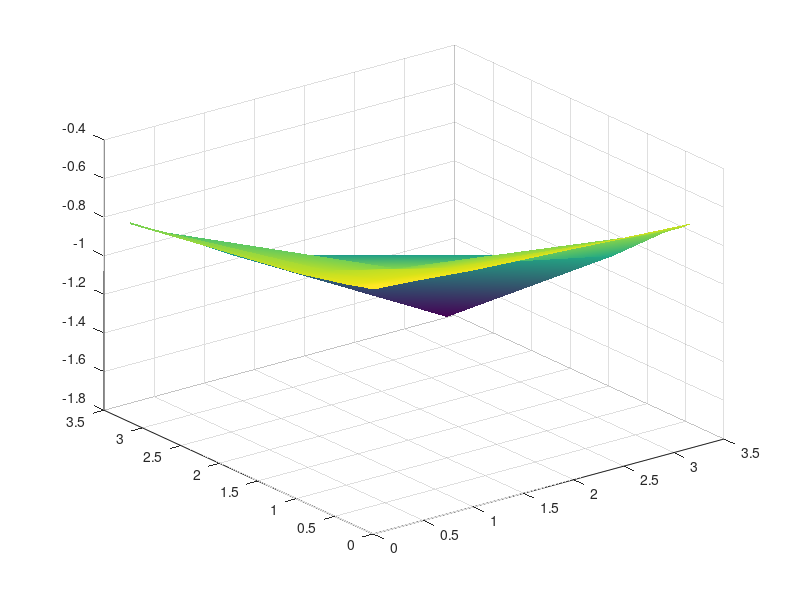

MATLAB code for this plot: (Note: this script raises an error after producing the figure.)
% Load the data exported from Python
load('growth_data_for_matlab.mat');

% Create the meshgrid for plotting
[X, Y] = meshgrid(k_log_values, k_log_values);

% Create Figure
figure('Color', 'w');
surf(X, Y, alpha_log_grid);

% Beautify the surface
shading interp; % Smooths the color transitions
colormap plasma; 
colorbar;
grid on;
view(-45, 30); % Adjust camera angle

% Format Axes to 10^n style
% We use a helper function to change ticks from -5 to 10^-5
ax = gca;

% Format X Axis
xticks = ax.XTick;
ax.XTickLabel = arrayfun(@(x) sprintf('10^{%d}', x), xticks, 'UniformOutput', false);

% Format Y Axis
yticks = ax.YTick;
ax.YTickLabel = arrayfun(@(y) sprintf('10^{%d}', y), yticks, 'UniformOutput', false);

% Format Z Axis
zticks = ax.ZTick;
ax.ZTickLabel = arrayfun(@(z) sprintf('10^{%d}', z), zticks, 'UniformOutput', false);

% Labels
xlabel(['k_{' num2str(k_in_idx) '}']);
ylabel(['k_{' num2str(k_out_idx) '}']);
zlabel('Growth Rate (\alpha)');
title('3D Growth Rate Landscape');
